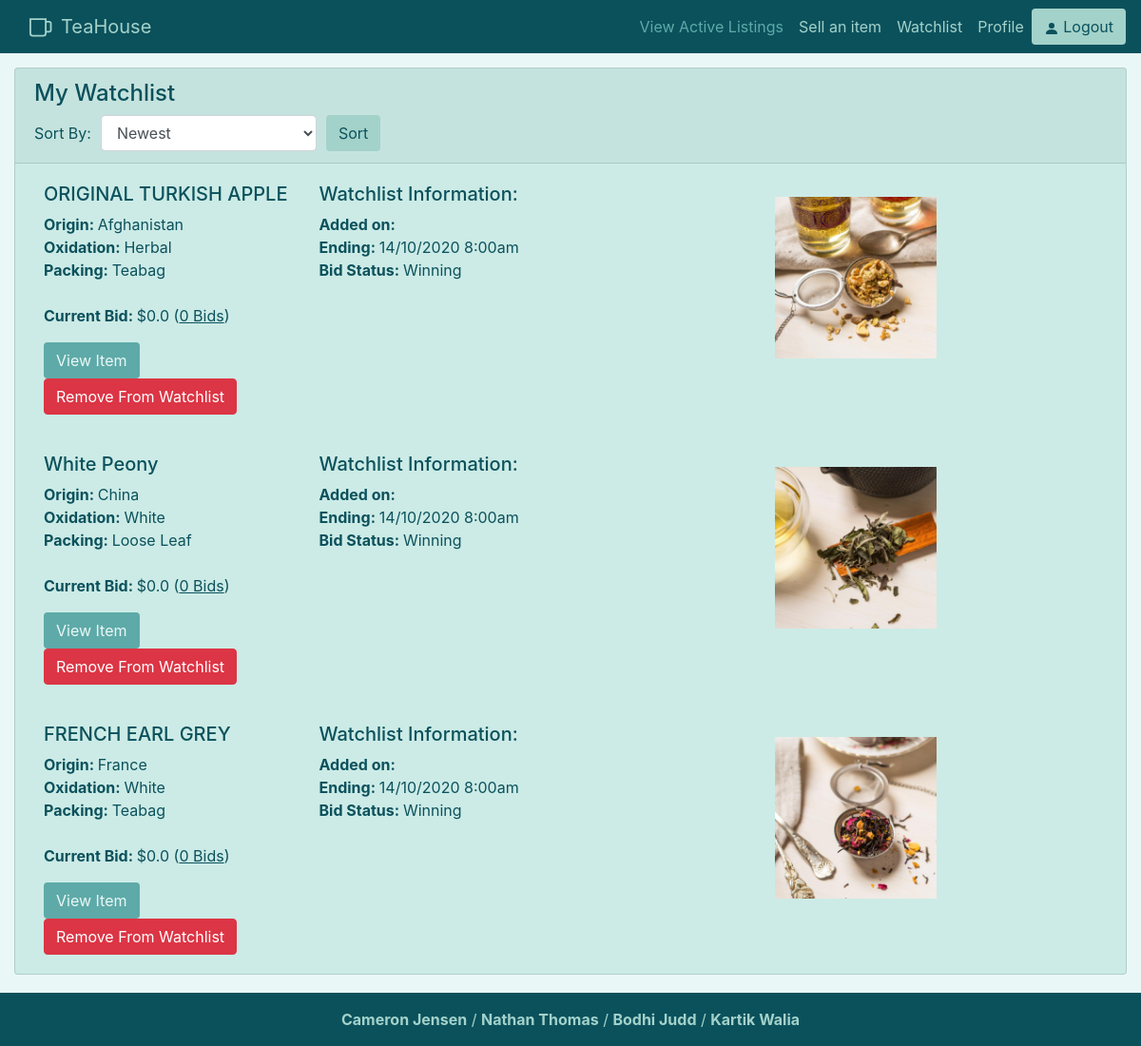
Page /watchlist (signed in) on the earlier database version.
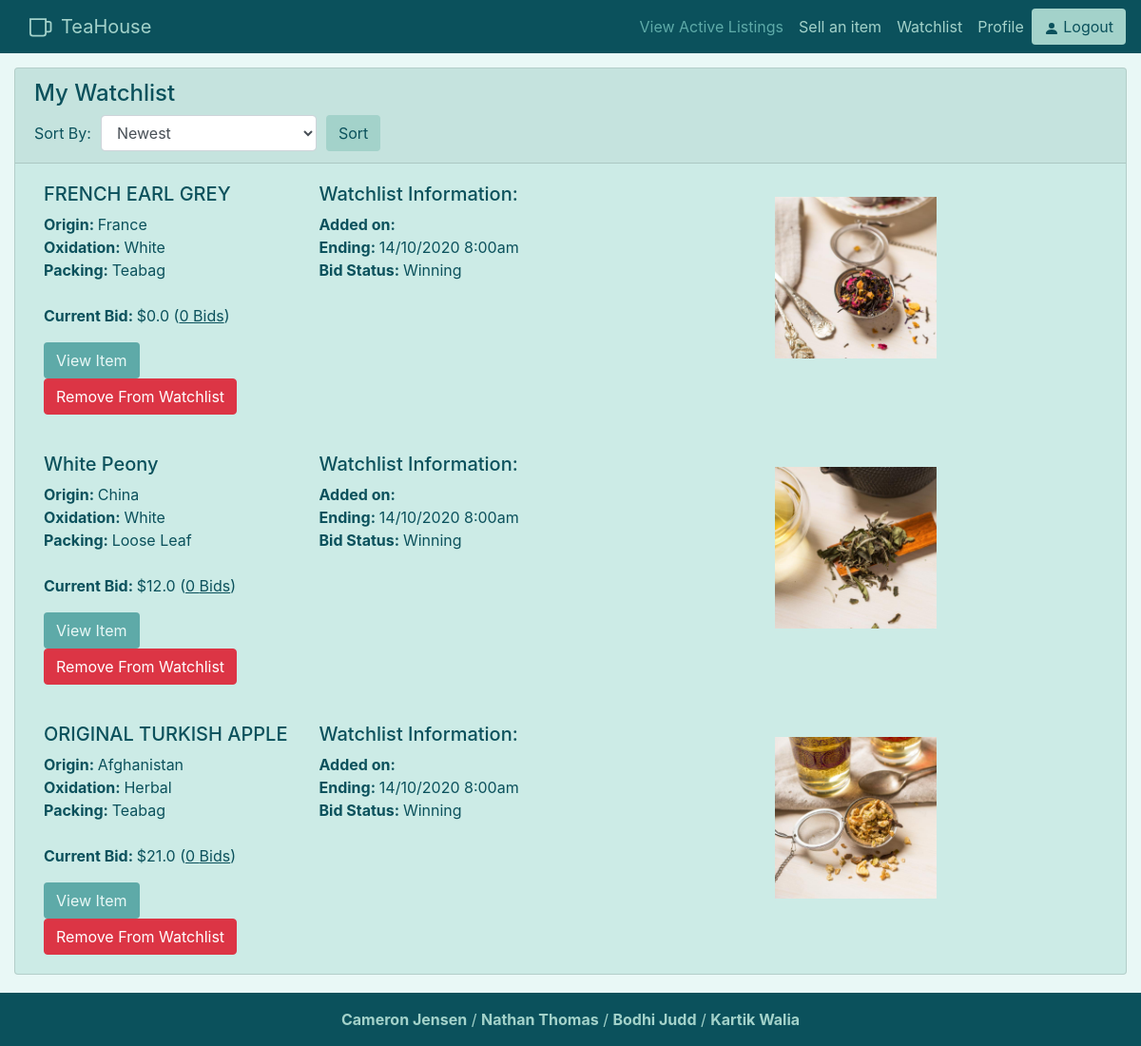
Same page on the later database version.
### auction/models.py (models this page shows)
class auctionListing(db.Model):
    __tablename__ = 'auctionListing'
    __table_args__ = {'extend_existing': True}
    id = db.Column(db.Integer, primary_key=True)
    user_id = db.Column(db.Integer, db.ForeignKey('users.id'), nullable=False)
    start_time = db.Column(db.DateTime, default=datetime.now(), nullable=False)
    end_time = db.Column(db.DateTime, nullable=False)
    starting_bid = db.Column(db.Float, nullable=False) #make 0 minimum
    current_bid = db.Column(db.Float, nullable=False) #same as above
    photos_url = db.Column(db.String())
    description = db.Column(db.String(255))
    weight = db.Column(db.Float, nullable=False)
    title = db.Column(db.String(100), nullable=False)
    tea_name = db.Column(db.String(60), nullable=False)
    origin_country = db.Column(db.String(60), nullable=False)
    oxidation = db.Column(db.String(60), nullable=False)
    packing = db.Column(db.String(60), nullable=False)
    bid_status = db.Column(db.Integer, nullable=False)
    total_bids = db.Column(db.Integer, nullable=False)

### auction/views.py (the view)
@bp.route('/watchlist')
@login_required
def watchlist():
    watchlistItems = Watchlist.query.filter_by(user_id=current_user.id)
    if(len(request.args)>0):
        watchlistItems = eval(f"Watchlist.query.filter_by(user_id=current_user.id).order_by({getWatchlistSortOrder(request)})")
    watchlistedAuctionItems = []
    for item in watchlistItems:
        watchlistedAuctionItems += auctionListing.query.filter_by(id=item.item_id)
    return render_template('watchlist.html', items=watchlistedAuctionItems)

### auction/templates/watchlist.html (shortened to what this page needs)
{% extends 'base.html' %}
{% block content %}
<div style="padding:15px" class="col">
    <div class="listing card">
        <div class="card-header">
            <h4>My Watchlist</h4>
            <form class="form-inline">
                <label style="padding-right:10px;" for="sortBy">Sort By:</label>
                <select style="width: auto" id="sortBy" name="sortBy" class="form-control">
                    <option value="1">Newest</option>
                </select>
                <input style="margin-left: 10px;" type="submit" value="Sort" class="btn btn-default">
            </form>
        </div>
        {% for item in items %}
        <div class="card-block listed-item">
            <div class="row">
                <div class="col-lg">
                    <div class="row">
                        <div class="col">
                            <h5>{{item.title}}</h5>
                            <p><strong>Origin: </strong>{{item.origin_country}}<br>
                                <strong>Oxidation: </strong>{{item.oxidation}}<br>
                                <strong>Packing: </strong>{{item.packing}}<br><br>
                                <strong>Current Bid: </strong>${{item.current_bid}} (<u>{{item.total_bids}} Bids</u>)
                            </p>
                            <a href="/tea/{{item.id}}" class="btn btn-default item-btn">View Item</a>
                            <button type="button" class="btn btn-danger" data-toggle="modal"
                                data-target="#tea{{item.id}}">
                                Remove From Watchlist
                            </button>
                        </div>
                        <div class="col">
                            <h5>Watchlist Information:</h5>
                            <p><strong>Added on: </strong> {{item.date_added}}<br>
                                <strong>Ending: </strong> 14/10/2020 8:00am<br>
                                <strong>Bid Status: </strong> Winning
                            </p>
                        </div>
                    </div>
                </div>
                <div class="col">
                    <img class="product-img" src="{{item.photos_url}}">
                </div>
            </div>
        </div>
        {% endfor %}
    </div>
</div>
{% endblock %}

### auction/templates/base.html (shortened to what this page needs)
<!doctype html>
<html lang="en">
<head>
    <link rel="stylesheet" href="https://stackpath.bootstrapcdn.com/bootstrap/4.5.2/css/bootstrap.min.css"
>
    <link rel="stylesheet" href="{{ url_for('static', filename='css/style.css') }}">
</head>
<body>
    <nav class="navbar sticky-top navbar-expand-lg navbar-custom">
        <img src="/static/image/teacup.svg">
        <a class="navbar-brand" href="/">TeaHouse</a>
        <div class="collapse navbar-collapse" id="navbarSupportedContent">
            <ul class="navbar-nav ml-auto">
                <li class="nav-item active">
                    <a class="nav-link" href="/">View Active Listings<span class="sr-only">(current)</span></a>
                </li>
                <li class="nav-item">
                    <a class="nav-link" href="/tea/sell">Sell an item</a>
                </li>
                <li class="nav-item">
                    <a class="nav-link" href="/watchlist">Watchlist</a>
                </li>
            {% if current_user.is_authenticated %}
                <li class="nav-item">
                    <a class="nav-link" href="/profile">Profile</a>
                </li>
            </ul>
            <a href="/logout" class="btn btn-default"><span><svg width="1em" height="1em" viewBox="0 0 16 16"
                class="bi bi-person-fill" fill="var(--dark)" xmlns="http://www.w3.org/2000/svg">
                <path fill-rule="evenodd"
                    d="M3 14s-1 0-1-1 1-4 6-4 6 3 6 4-1 1-1 1H3zm5-6a3 3 0 1 0 0-6 3 3 0 0 0 0 6z" />
            </svg></span> Logout
            {% endif %}
            </a>
        </div>
    </nav>
    {% block content %}
    {% endblock %}
    <div style="height:60px;"></div>
    <footer class="footer" style="bottom: 0px; position:fixed;width: 100%;">
        <div class="footbar text-center py-3"><b>Cameron Jensen</b> / <b>Nathan Thomas</b> / <b>Bodhi Judd</b> / <b>Kartik Walia</b>
        </div>
    </footer>
</body>
</html>

### auction/static/css/style.css (style rules this page uses)
:root { --main: #5eaaa8; --light: #a3d2ca; --cardcol: #ccebe6; --dark: #0b515c; --darker: #03323a; --beige: #e8ded2; --lighter: #e9f8f6; }
body { background-color: var(--lighter); }
.btn-default { background-color: var(--light); color: var(--dark); }
.item-btn { background-color: var(--main) !important; color: var(--lighter) !important; }
.navbar-custom { background-color: var(--dark); }
.navbar-custom .navbar-brand, .navbar-custom .navbar-text ,.nav-link { color: var(--light); }
.navbar-custom .nav-item.active .nav-link, .navbar-custom .nav-item:hover .nav-link { color: var(--main); }
.card { background-color: var(--cardcol); color: var(--dark); }
.product-img { max-height:200px; max-width:100%; min-height: 91px; height:auto; width:auto; display: block; margin: auto; object-fit: cover; padding: 15px;; }
.listed-item { padding: 20px 10px 20px 30px; min-height: 240px; }
.footbar { background-color: var(--dark); color: var(--light); }
p,h3 { color: var(--dark) }

Differences in the rows shown:
shown differently, row unchanged: auctionListing "FRENCH EARL GREY": moves up the list
changed auctionListing "White Peony": current_bid "0.0" → "12.0"; moves down the list
changed auctionListing "ORIGINAL TURKISH APPLE": current_bid "0.0" → "21.0"
